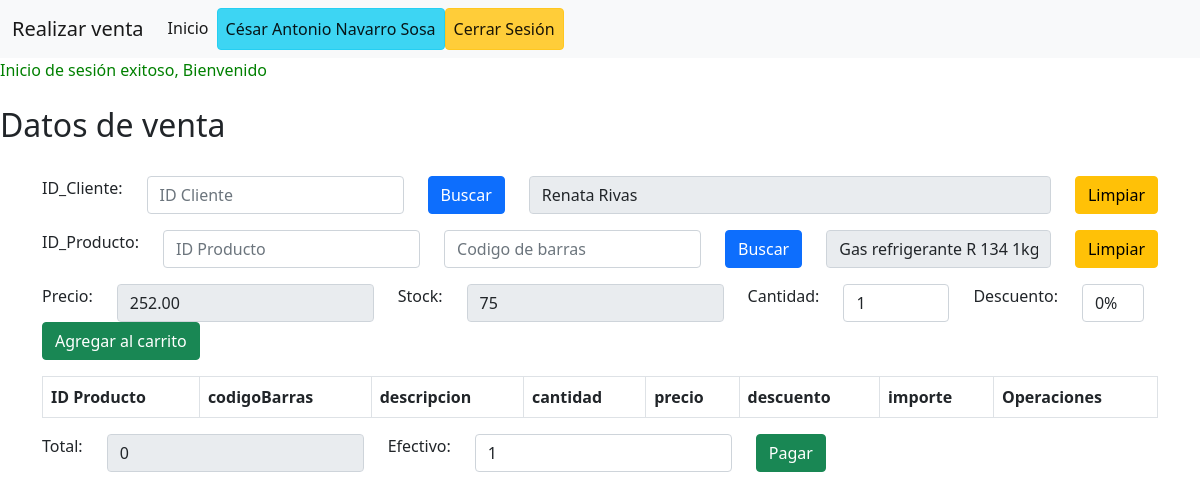
Screenshot of /Frontend/app/ventanaRealizarVenta.php (signed in) with the database file from the repository.
### tables this page shows
create table Cliente (
	idCliente int unsigned not null auto_increment primary key,
    nombre varchar(45) not null,
    apellidos varchar(45) not null,
    direccion varchar(50) not null,     
    telefono varchar(20) not null
);

create table Producto(
	idProducto int unsigned not null auto_increment primary key,
    codigoBarras varchar(35) unique not null,
    descripcion varchar(100) not null,
    stock int unsigned not null,
    precio decimal(10,2) not null,
    marca varchar(85) not null,
    categoria varchar(85) not null,
    idProveedor int unsigned not null,
    constraint foreign key (idProveedor) references Proveedor(idProveedor) on update cascade
);

### Backend/DAOS/DAOcliente.php (called while the page is built, shortened)
<?php
require_once '../../Util/Conexion.php';
class DAOcliente{
    private $conexion;
    private function conectar(){
        try{
			$this->conexion = Conexion::abrirConexion();
		}
		catch(Exception $e)
		{
			die($e->getMessage());
		}
    }
    public function obtenerUno($id)
	{
		try
		{
			$sentenciaSQL = $this->conexion->prepare("SELECT *FROM cliente WHERE idCliente=?");
            $sentenciaSQL->execute([$id]);
			$fila=$sentenciaSQL->fetch(PDO::FETCH_OBJ);
			if($fila){
				$registro = new Cliente();
				$registro->idCliente = $fila->idCliente;
				$registro->nombre = $fila->nombre;
				$registro->apellidos = $fila->apellidos;
				$registro->direccion = $fila->direccion;
				$registro->telefono = $fila->telefono;
            	return $registro;
			}else{
				return false;
			}
		}
		catch(Exception $e){
            return null;
		}finally{
            Conexion::cerrarConexion();
        }
	}
}

### Util/Conexion.php (called while the page is built, shortened)
<?php
class Conexion
{
    private static $servidor = 'localhost' ;
    private static $db = 'puntoventaweb' ;
    private static $usuario = 'root';
    private static $password = 'root';
    private static $conexion  = null;
    public static function abrirConexion()
    {
        if (self::$conexion==null)
        {
            try
            {
                self::$conexion =  new PDO( "mysql:host=".self::$servidor.";"."dbname=".self::$db, self::$usuario, self::$password);
                self::$conexion->setAttribute(PDO::ATTR_ERRMODE, PDO::ERRMODE_SILENT);
            }
            catch(PDOException $e)
            {
                exit($e->getMessage());
            }
        }
        return self::$conexion;
    }
    public static function cerrarConexion()
    {
        self::$conexion = null;
    }
}
?>

### Backend/DAOS/DAOproducto.php (called while the page is built, shortened)
<?php
require_once '../../Util/Conexion.php';
class DAOproducto{
	private $conexion;
    private function conectar(){
        try{
			$this->conexion = Conexion::abrirConexion();
		}
		catch(Exception $e)
		{
			die($e->getMessage());
		}
    }
    public function obtenerUno($id)
	{
		try
		{
			$sentenciaSQL = $this->conexion->prepare
            ("SELECT * FROM producto WHERE idProducto=?");
            $sentenciaSQL->execute([$id]);
			$fila=$sentenciaSQL->fetch(PDO::FETCH_OBJ);
			if($fila){
                $resultado = new Producto();
                $resultado->idProducto = $fila->idProducto;
                $resultado->codigoBarras = $fila->codigoBarras;
                $resultado->descripcion = $fila->descripcion;
                $resultado->stock = $fila->stock;
                $resultado->precio = $fila->precio;
                $resultado->marca = $fila->marca;
                $resultado->categoria = $fila->categoria;
                $resultado->idProveedor = $fila->idProveedor;
                return $resultado;
            }else{
                return false;
            }
		}
		catch(Exception $e){
            echo $e->getMessage();
            return null;
		}finally{
            Conexion::cerrarConexion();
        }
	}
    public function obtenerIDUltimo()
	{
		try
		{
			$sentenciaSQL = $this->conexion->prepare
            ("SELECT MAX(idProducto)as idProducto FROM producto");
            $sentenciaSQL->execute();
			$fila=$sentenciaSQL->fetch(PDO::FETCH_OBJ);
            $resultado = new Producto();
            $resultado->idProducto = $fila->idProducto;
            $salida=$resultado->idProducto;
            return $salida;
		}
		catch(Exception $e){
            echo $e->getMessage();
            return null;
		}finally{
            Conexion::cerrarConexion();
        }
	}
}

### Frontend/app/ventanaRealizarVenta.php (the view, shortened to what this page needs)
<!DOCTYPE html>
<html lang="es">
<head>
    <link rel="stylesheet" href="https://cdn.datatables.net/1.11.3/css/dataTables.bootstrap5.min.css">
    <link rel="stylesheet" href="https://cdn.datatables.net/autofill/2.3.7/css/autoFill.bootstrap5.min.css">
    <link href="https://cdn.jsdelivr.net/npm/bootstrap@5.1.3/dist/css/bootstrap.min.css" rel="stylesheet">
</head>
<body>
    <?php
        require_once '../../Backend/DAOS/DAOCliente.php';
        require_once '../../Backend/DAOS/DAOProducto.php';
        $daoCliente = new DAOCliente();
        $daoProducto = new DAOProducto();
        if(!isset($_SESSION["objProductoSession"])){
            $idc=
            $_SESSION["objProductoSession"]=$daoProducto->obtenerUno($daoProducto->obtenerIDUltimo());
        }
        if(!isset($_SESSION["objClienteSession"])){
            $_SESSION["objClienteSession"]=$daoCliente->obtenerUno($daoCliente->obtenerIDUltimo());
        }
    ?>
    <nav class="navbar navbar-expand-lg navbar-light bg-light">
    <div class="container-fluid">
        <a class="navbar-brand" href="ventanaRealizarVenta.php">Realizar venta</a>
        <div class="collapse navbar-collapse" id="navbarNavDropdown">
        <ul class="navbar-nav">
            <li class="nav-item">
            <a class="nav-link active" aria-current="page" href="MenuPrincipal.php">Inicio</a>
            </li>
            <li class="nav-item">
            <a class="nav-link active btn btn-info"><?php echo($_SESSION["usuarioLogeado"]);?></a>
            </li>
            <li class="nav-item">
            <a class="nav-link active btn btn-warning" href="MenuPrincipal.php?cerrarsesion">Cerrar Sesión</a>
        </li>
        </ul>
        </div>
    </div>
    </nav>
    <?php
        if(isset($_SESSION["mensaje"])){
            echo "<div style='color: green'>{$_SESSION["mensaje"]}</div>";
        }
    ?>
    <br> <h2>Datos de venta</h2> <br>
    <div class="container">
        <form id="frmCliente" class="row" method="POST">
            <div class="col-auto">
                <label for="txtidCliente" class="form-label">ID_Cliente:</label>
            </div>
            <div class="col-auto">
                <input type="number" class="form-control" id="txtIdCliente" placeholder="ID Cliente" name="idCliente" min=1>
            </div>
            <div class="col-auto">
                <button type="submit" class="btn btn-primary mb-3">Buscar</button>
            </div>
            <div class="col">
                <input type="text" class="form-control" id="txtCliente" placeholder="Nombre cliente" readonly value="<?=$_SESSION["objClienteSession"]->nombre." ".$_SESSION["objClienteSession"]->apellidos?>">
            </div>
            <div class="col-auto">
                <button type="submit" class="btn btn-primary mb-3 btn-warning" name="limpiarCliente"value="1">Limpiar</button>
            </div>
        </form>
    </div>
    <div class="container">
        <form id="frmProductoBuscar"class="row" method="POST">
            <div class="col-auto">
                <label for="txtidProducto" class="form-label">ID_Producto:</label>
            </div>
            <div class="col-auto">
                <input type="number" class="form-control" id="txtidProducto" placeholder="ID Producto" name="idProducto" min=1>
            </div>
            <div class="col-auto">
                <input type="text" class="form-control" id="txtcodigoBarras" placeholder="Codigo de barras" name="codigoBarras">
            </div>
            <div class="col-auto">
                <button type="submit" class="btn btn-primary mb-3">Buscar</button>
            </div>
            <div class="col">
                <input type="text" class="form-control" id="txtCliente" placeholder="Nombre Producto" readonly value="<?=$_SESSION["objProductoSession"]->descripcion?>">
            </div>
            <div class="col-auto">
                <button type="submit" class="btn btn-primary mb-3 btn-warning" name="limpiarProducto"value="1">Limpiar</button>
            </div>
        </form>
    </div>
    <div class="container">
        <form id="frmProductoAgregar" class="row" method="POST">
            <div class="col-auto">
                <label for="txtPrecio" class="form-label">Precio:</label>
            </div>
            <div class="col-auto">
                <input type="number" class="form-control" id="txtPrecio" placeholder="Precio" readonly value="<?=$_SESSION["objProductoSession"]->precio?>">
            </div>
            <div class="col-auto">
                <label for="txtStock" class="form-label">Stock:</label>
            </div>
            <div class="col-auto">
                <input type="text" class="form-control" id="txtcodigoBarras" placeholder="Stock"readonly value="<?=$_SESSION["objProductoSession"]->stock?>">
            </div>
            <div class="col-auto">
                <label for="txtCantidad" class="form-label">Cantidad:</label>
            </div>
            <div class="col-auto">
                <input type="number" class="form-control" id="txtCantidad" placeholder="Cantidad" name="cantidad" value="1" min="1" max=<?=$_SESSION["objProductoSession"]->stock?>>
            </div>
            <div class="col-auto">
                <label for="slcDescuento" class="form-label">Descuento:</label>
            </div>
            <div class="col-auto">
                <select name="descuento" id="slcDescuento" form="frmProductoAgregar" class="form-control" required>
                    <option value="0"selected>0%</option>
                </select>
            </div>
            <div class="col-auto">
                <button type="submit" class="btn btn-primary mb-3 btn-success" name="agregarCarrito" value="1">Agregar al carrito</button>
            </div>
        </form>
    </div>
    <div class="container">
        <table id="tblRegistros" class="table table-bordered table table-striped table-hover">
            <thead>
                <tr>
                    <th>ID Producto</th>
                    <th>codigoBarras</th>
                    <th>descripcion</th>
                    <th>cantidad</th>
                    <th>precio</th>
                    <th>descuento</th>
                    <th>importe</th>
                    <th>Operaciones</th>
                </tr>
            </thead>
        </table>
    </div>
    <div class="container">
        <form id="frmRealizarVenta"class="row" method="POST">
            <div class="col-auto">
                <label for="txtTotal" class="form-label">Total:</label>
            </div>
            <div class="col-auto">
                <input type="number" class="form-control" id="txtTotal" placeholder="$0,000.00" readonly value="<?=$_SESSION["totalCarrito"]?>">
            </div>
            <div class="col-auto">
                <label for="txtEfectivo" class="form-label">Efectivo:</label>
            </div>
            <div class="col-auto">
                <input type="number" class="form-control" id="txtEfectivo" placeholder="$0,000.00" name="efectivo" min=1 value=1>
            </div>
            <div class="col-auto">
                <button type="submit" class="btn btn-primary mb-3 btn-success">Pagar</button>
            </div>
        </form>
    </div>
</body>
</html>

### rows the page displays
cliente: nombre+apellidos "Renata Rivas"
producto: descripcion "Gas refrigerante R 134 1kg", precio "252.00", stock "75"

### other values shown
$_SESSION["usuarioLogeado"] "César Antonio Navarro Sosa"
$_SESSION["mensaje"] "Inicio de sesión exitoso, Bienvenido"
